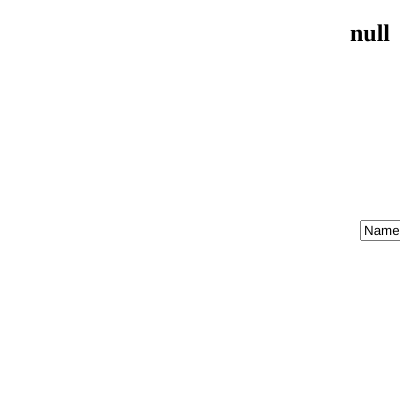
Frame 1 (no input)
Frame 60 (no input): identical to frame 1, image omitted
Frame 120 (the mouse pressed at the canvas centre since frame 60): identical to frame 1, image omitted

The p5.js sketch that drew this single still picture (run headless with seeded random() and noise() and a simulated clock; from frame 60 on, the mouse is pressed at the canvas centre):

// p5.js sketch
// ── sketch.js
var form ,player;
var gameState = "wait";

function setup() {
  createCanvas(400,400);
  form = new Form();
  player = new Player();
}

function draw() {
  background(255);  

  form.display();

  if(gameState === "start"){
    console.log("started");
    form.hide();

   start();

  }
}

function start(){
  strokeWeight(3);
  line(0, 200,400 , 200);
  line(0, 100,400 , 100);
  strokeWeight(3);
  line(0, 50,400 , 50);
  strokeWeight(3);
  line(0, 150,400 , 150);
  strokeWeight(3);
  line(0, 250,400 ,250);
  strokeWeight(3);
  line(0, 350,400 , 350);
  strokeWeight(3);
  line(0, 300,400 , 300);
  strokeWeight(3);
  line(200, 0, 200, 400);
  strokeWeight(3);
  line(250, 0, 250, 400);
  strokeWeight(3);
  line(150, 0, 150, 400);
  strokeWeight(3);
  line(350, 0, 350, 400);
  strokeWeight(3);
  line(50, 0, 50, 400);
  strokeWeight(3);
  line(100, 0, 100, 400);
  strokeWeight(3);
  line(300, 0, 300, 400);
  strokeWeight(3);

  rect(0,0,50,50);
  rect(0,50,50,50);
  rect(0,100,50,50);
  rect(0,150,50,50);
  rect(0,200,50,50);
  rect(0,250,50,50);
  rect(0,300,50,50);
  rect(0,350,50,50);
  
  rect(50,0,50,50);
  rect(50,50,50,50);
  rect(50,100,50,50);
  rect(50,150,50,50);
  rect(50,200,50,50);
  rect(50,250,50,50);
  rect(50,300,50,50);
  rect(50,350,50,50);
  
  rect(100,0,50,50);
  rect(100,50,50,50);
  rect(100,100,50,50);
  rect(100,150,50,50);
  rect(100,200,50,50);
  rect(100,250,50,50);
  rect(100,300,50,50);
  rect(100,350,50,50);
  
  rect(150,0,50,50);
  rect(150,50,50,50);
  rect(150,100,50,50);
  rect(150,150,50,50);
  rect(150,200,50,50);
  rect(150,250,50,50);
  rect(150,300,50,50);
  rect(150,350,50,50);
  
  rect(200,0,50,50);
  rect(200,50,50,50);
  rect(200,100,50,50);
  rect(200,150,50,50);
  rect(200,200,50,50);
  rect(200,250,50,50);
  rect(200,300,50,50);
  rect(200,350,50,50);
  
  rect(250,0,50,50);
  rect(250,50,50,50);
  rect(250,100,50,50);
  rect(250,150,50,50);
  rect(250,200,50,50);
  rect(250,250,50,50);
  rect(250,300,50,50);
  rect(250,350,50,50);
  
  rect(300,0,50,50);
  rect(300,50,50,50);
  rect(300,100,50,50);
  rect(300,150,50,50);
  rect(300,200,50,50);
  rect(300,250,50,50);
  rect(300,300,50,50);
  rect(300,350,50,50);
  
  rect(350,0,50,50);
  rect(350,50,50,50);
  rect(350,100,50,50);
  rect(350,150,50,50);
  rect(350,200,50,50);
  rect(350,250,50,50);
  rect(350,300,50,50);
  rect(350,350,50,50);


}

// ── Form.js
class Form {

    constructor() {
      this.input = createInput("Name");
      this.button = createButton('Play');
      this.greeting = createElement('h2');
      this.title = createElement('h2');
    }
    hide(){
      this.greeting.hide();
      this.button.hide();
      this.input.hide();
      this.title.hide();

    }
  
    display(){
      this.title.html("null");
      this.title.position(displayWidth/2 - 50, 0);
  
      this.input.position(displayWidth/2 - 40 , displayHeight/2 - 80);
      this.button.position(displayWidth/2 + 30, displayHeight/2);
  
      this.button.mousePressed(()=>{
        this.input.hide();
        this.button.hide();
        player.name = this.input.value();
        console.log(player.name);
        this.greeting.html(/*"Hello " +*/ player.name)
        this.greeting.position(displayWidth/2 - 70, displayHeight/4);

        gameState = "start";
      });
    }
  }
// ── Player.js
class Player {
    constructor(){
      this.name = null;
      this.score = 0;
    }
}
